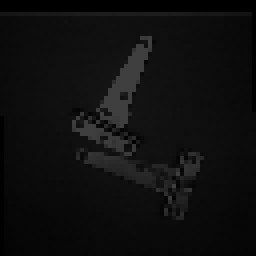
%> input picture More Matlab Functions/hinges.pnm, 64 x 64 px (shown 4 times larger)
$ octave sobeltrial.m   (GNU Octave 9; MATLAB toolbox functions it lacks are replaced by stand-ins)
%> lines starting %> are read from the running program, lines starting %| are printed output that depends on the picture; in (x1, y1, x2, y2) boxes, pixels count from 0 and x2, y2 are one past the last pixel; in counts of white or black regions, pixels touching at a corner belong together; the program's own positions count from 1
B=imread('hinges.pnm');
%> B is the input picture: size 64x64 uint8; min 0, max 63, mean 14.9
%B=rgb2gray(A);

C=double(B);
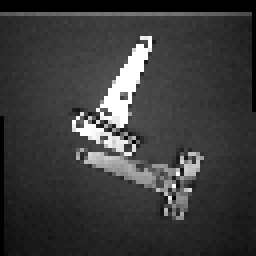
%> C: size 64x64 double (shown 4 times larger); min 0, max 63, mean 14.9; mean of the top-left, top-right, bottom-left and bottom-right quarters 17.1, 14.8, 13.4, 14.3; drawn with min black and max white


for i=1:size(C,1)-2
    for j=1:size(C,2)-2
        %Sobel mask for x-direction:
        Gx=((2*C(i+2,j+1)+C(i+2,j)+C(i+2,j+2))-(2*C(i,j+1)+C(i,j)+C(i,j+2)));
        %Sobel mask for y-direction:
        Gy=((2*C(i+1,j+2)+C(i,j+2)+C(i+2,j+2))-(2*C(i+1,j)+C(i,j)+C(i+2,j)));

        %The gradient of the image
        %B(i,j)=abs(Gx)+abs(Gy);
        B(i,j)=sqrt(Gx.^2+Gy.^2);

    end
end
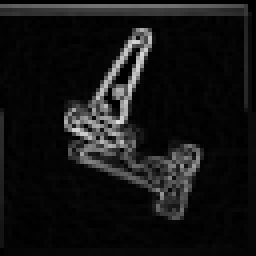
%> B: size 64x64 uint8 (shown 4 times larger); min 0, max 222, mean 20
figure,imshow(B); title('Sobel gradient');


%threshold value
Thresh=100;
B=max(B,Thresh);
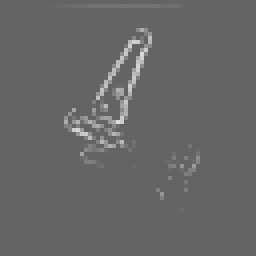
%> B: size 64x64 uint8 (shown 4 times larger); min 100, max 222, mean 102.6
B(B==round(Thresh))=0;
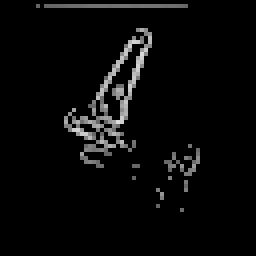
%> B: size 64x64 uint8 (shown 4 times larger); min 0, max 222, mean 8.8

B=uint8(B);
figure,imshow(~B);title('Edge detected Image');
%> after `imshow(~B)`:
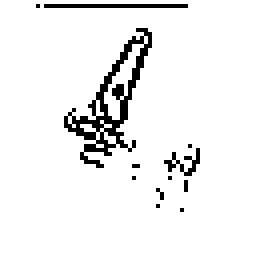
%> displayed picture: size 64x64 logical (shown 4 times larger); 93.8% white; black in thin lines or dots, all inside (x1, y1, x2, y2) = (9, 1, 50, 53)

$ run again, with More Matlab Functions/hinge.pnm copied over More Matlab Functions/hinges.pnm
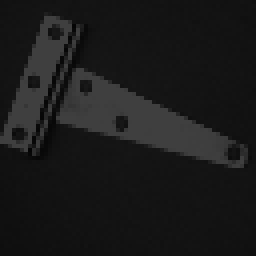
%> input picture More Matlab Functions/hinge.pnm, 64 x 64 px (shown 4 times larger)
%> B is the input picture: size 64x64 uint8; min 4, max 63, mean 26.2
%> `B=max(B,Thresh);`:
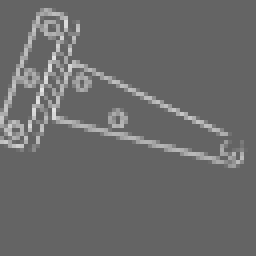
%> B: size 64x64 uint8 (shown 4 times larger); min 100, max 228, mean 106.9
%> `imshow(~B)`:
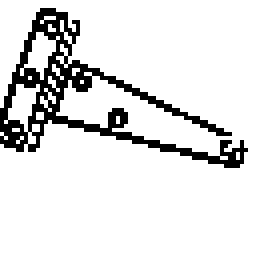
%> displayed picture: size 64x64 logical (shown 4 times larger); 88.2% white; black in thin lines or dots, all inside (x1, y1, x2, y2) = (0, 2, 62, 42)
